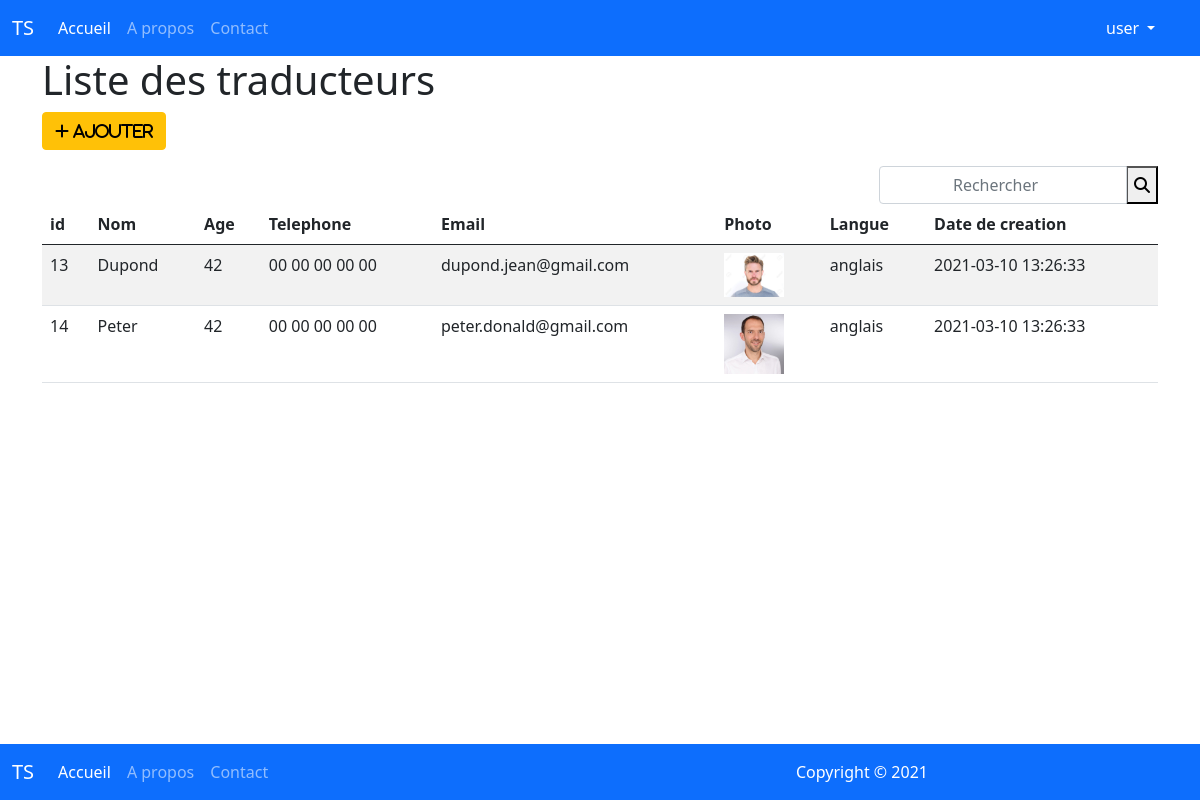
Page /admin/liste.php (signed in) on the committed database.
### tables this page shows
CREATE TABLE `personne` (
  `id_p` int(11) NOT NULL,
  `nom` varchar(20) NOT NULL,
  `prenom` varchar(20) NOT NULL,
  `age` int(11) NOT NULL,
  `telephone` varchar(15) NOT NULL,
  `email` varchar(50) NOT NULL,
  `image` varchar(50) DEFAULT NULL,
  `description` text DEFAULT NULL,
  `created` timestamp NOT NULL DEFAULT current_timestamp(),
  `id_langue` int(11) NOT NULL
);

CREATE TABLE `langues` (
  `id` int(11) NOT NULL,
  `libelle` varchar(50) NOT NULL,
  `drapeau` varchar(50) NOT NULL,
  `created` timestamp NOT NULL DEFAULT current_timestamp()
);

### admin/liste.php (the view, shortened to what this page needs)
<?php
require_once('../connect.php');
if(isset($_POST['submit']) && !empty($_POST['search'])){
    $mCle = trim(addslashes(htmlentities($_POST['search'])));
    $sql = " SELECT * FROM personne p
    INNER JOIN langues l
    ON p.id_langue = l.id
    WHERE nom LIKE '$mCle%' OR libelle LIKE '$mCle%'";
}else{
$sql = "SELECT * FROM personne p
        INNER JOIN langues l
        ON p.id_langue = l.id";
}
$result = mysqli_query($conn, $sql);
?>
<?php require_once('../partials/header.inc'); ?>
<div class="container">
<h1> Liste des traducteurs </h1>
<p><a href="ajouter.php" class="btn btn-warning"><i class="fas fa-plus"> Ajouter </i></a></p>
<form action="<?=$_SERVER['PHP_SELF']; ?>" method="post">
    <div class="input-group justify-content-end">
        <input type="search" class="form-control offset-9 col-3 text-center" name="search" id="search" placeholder="Rechercher">
        <button type="submit" name="submit"><i class="fas fa-search"></i></button>
    </div>
</form>
<table class="table table-striped">
    <thead>
        <tr>
            <th>id</th>
            <th>Nom</th>
            <th>Age</th>
            <th>Telephone</th>
            <th>Email</th>
            <th>Photo</th>
            <th>Langue</th>
            <th>Date de creation</th>
        </tr>
    </thead>
    <tbody>
    <?php while($rows = mysqli_fetch_assoc($result)){  ?>
        <tr>
            <td><?= $rows['id_p']; ?></td>
            <td><?= $rows['nom']; ?></td>
            <td><?= $rows['age']; ?></td>
            <td><?= $rows['telephone']; ?></td>
            <td><?= $rows['email']; ?></td>
            <td><img src="../assets/images/<?=$rows['image']; ?>"width="60"/></td>
            <td><?= $rows['libelle']; ?></td>
            <td><?= $rows['created']; ?></td>
            </tr>
    <?php } ?>
    </tbody>
</table>
</div>
<?php require_once('../partials/footer.inc'); ?>

### rows in the picture
personne: id_p "13", nom "Dupond", age "42", telephone "00 00 00 00 00", email "dupond.jean@gmail.com", image (picture), id_langue.libelle "anglais", id_langue.created "2021-03-10 13:26:33"
personne: id_p "14", nom "Peter", age "42", telephone "00 00 00 00 00", email "peter.donald@gmail.com", image (picture), id_langue.libelle "anglais", id_langue.created "2021-03-10 13:26:33"

### other values in the picture
$_SESSION['auth']['login'] "user"
